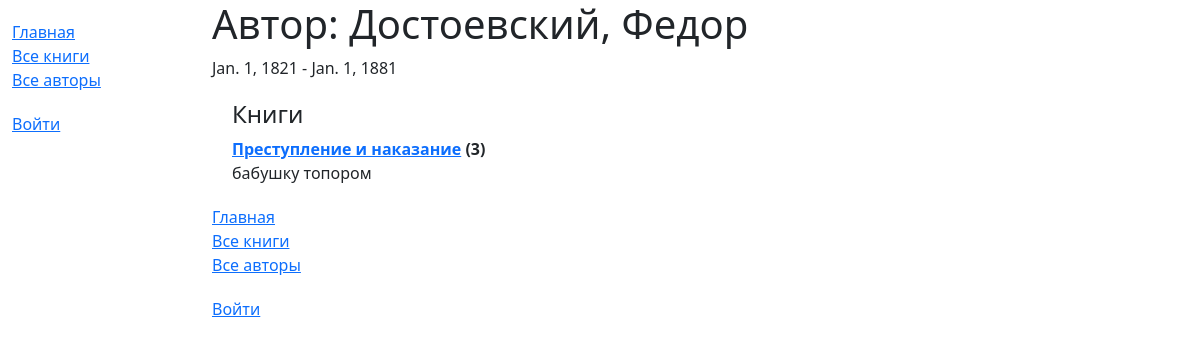
The app's page /catalog/author/1 with its own data.
### catalog/models.py (models this page shows, shortened)
class Author(models.Model):
    first_name = models.CharField(max_length=100)
    last_name = models.CharField(max_length=100)
    date_of_birth = models.DateField(null=True, blank=True)
    date_of_death = models.DateField('Умер', null=True, blank=True)
    class Meta:
        ordering = ['last_name', 'first_name']
    def __str__(self):
        return f'{self.last_name}, {self.first_name}'

class Book(models.Model):
    title = models.CharField(max_length=200)
    author = models.ForeignKey('Author', on_delete=models.RESTRICT, null=True)
    summary = models.TextField(
        max_length=1000,
        help_text='Введите краткое описание книги'
    )
    isbn = models.CharField(
        'ISBN',
        max_length=13,
        unique=True,
        help_text='13 символов <a href="https://www.isbn-international.org/content/what-isbn">ISBN номера</a>'
    )
    genre = models.ManyToManyField(Genre, help_text='Выберите жанр для этой книги')
    language = models.ForeignKey('Language', on_delete=models.SET_NULL, null=True)
    def get_absolute_url(self):
        return reverse('book-detail', args=[str(self.id)])

### catalog/views.py (the view)
# urls.py: path('author/<int:pk>', views.AuthorDetailView.as_view(), name='author-detail'),
class AuthorDetailView(generic.DetailView):
    model = Author

### catalog/templates/catalog/author_detail.html (shortened to what this page needs)
{% extends "base_generic.html" %}
{% block content %}
  <h1>Автор: {{ author }}</h1>
  <p>{{ author.date_of_birth }} - {% if author.date_of_death %}{{ author.date_of_death }}{% endif %}</p>
  <div style="margin-left:20px;margin-top:20px">
    <h4>Книги</h4>
    <dl>
      {% for book in author.book_set.all %}
        <dt><a href="{{ book.get_absolute_url }}">{{ book.title }}</a> ({{ book.bookinstance_set.all.count }})</dt>
        <dd>{{ book.summary }}</dd>
      {% empty %}
        <p>У этого автора пока нет книг в библиотеке.</p>
      {% endfor %}
    </dl>
  </div>
{% block sidebar %}
  {{ block.super }}
{% endblock %}
{% endblock %}

### records on screen
Author: date_of_birth "Jan. 1, 1821", date_of_death "Jan. 1, 1881"
Book: title "Преступление и наказание", bookinstance_set.all.count "3", summary "бабушку топором"
